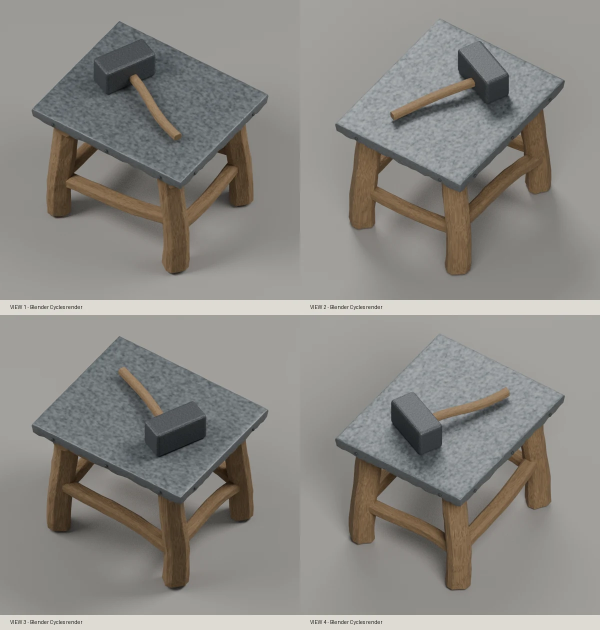
#> input picture art/source-to-3d/workbench-v4/workbench_v4_views.webp, 1200 x 1260 px (shown at 1/2 size)
$ python -i pack_condenser_v22_factorio.py   (imports and definitions only)
#> lines starting #> are read from the running program, lines starting #| are printed output that depends on the picture
"""Pack authentic four-way Cycles condenser V22C frames into Factorio 2.1 atlases.

32 frames sampled from the approved 96 frame / 12s Blender scene for each of
4 directions. Pack eight sequential frames per source file (4x2); keep <8192
pixel sheet dimensions. 512px HR and losslessly downsampled 256px standard
versions have equal world footprint. No generated machine image or AI painting.
"""
from __future__ import annotations
import argparse
import hashlib
import json
import math
from pathlib import Path
from PIL import Image, ImageDraw, ImageFont

ANGLES = (0, 90, 180, 270)
ANGLE_NAMES = {0:'north',90:'east_native',180:'south',270:'west_native'}
FRAMES = tuple(range(1,97,3))
CHUNK_FRAMES=8
COLS=4
ROWS=2
FULL_SIZE=512
STANDARD_SIZE=256
FPS=8/3
CYCLE_SECONDS=12.0
SCALE_HR=.2
SCALE_STANDARD=.4
FOLDER='graphics/entity/atmospheric-water-condenser-v22c'
APPROVED_V21_SHA='1ccd8093e5b153d80b7ac66cb77b364f05e7ee46a5f236efe189498b71dd052b'


# [74 lines left out: functions digest, atlas, open_real_frame, image_write, build_icon, proof_sheet, not called in this run]


def build(frame_root, out_root):
    frame_root=Path(frame_root).resolve()
    out_root=Path(out_root).resolve()
    receipt=frame_root/'native_frames_manifest.json'
    if not receipt.is_file():
        raise RuntimeError('Missing native Blender frame provenance receipt')
    source=json.loads(receipt.read_text())
    if (source.get('source_sha256')!=APPROVED_V21_SHA or
        source.get('source_hierarchy_and_stationary_ports')!='PASS' or
        source.get('artificial_or_generated_image_frames') is not False or
        source.get('resolution')!=[512,512] or
        source.get('sampled_frames_per_orientation')!=len(FRAMES) or
        set(source['directions'])!={str(a) for a in ANGLES}):
        raise RuntimeError('Native source SHA, hierarchy, orientation or frame count incompatible')
    if out_root.exists() and any(out_root.iterdir()):
        raise RuntimeError('Refusing nonempty graphics output: '+str(out_root))
    folder=out_root/FOLDER
    folder.mkdir(parents=True,exist_ok=True)
    atlas_files={}
    idles={};actives={}
    for angle in ANGLES:
        key=ANGLE_NAMES[angle]
        entries=source['directions'][str(angle)]
        if [x['frame'] for x in entries]!=list(FRAMES):
            raise RuntimeError('Not the correct ordered 32 native source frames: '+key)
        frames=[open_real_frame(frame_root,record) for record in entries]
        idles[angle],actives[angle]=frames[0],frames[2]
        outputs={}
        for res,size in (('hr',FULL_SIZE),('sd',STANDARD_SIZE)):
            chunks=[]
            for idx in range(len(FRAMES)//CHUNK_FRAMES):
                chunk=frames[idx*CHUNK_FRAMES:(idx+1)*CHUNK_FRAMES]
                name=f'active-{key}-{res}-{idx:02d}.png'
                chunks.append(image_write(atlas(chunk,size),folder/name))
            idle_img=atlas([frames[0]]*CHUNK_FRAMES,size)
            idle=image_write(idle_img,folder/f'idle-{key}-{res}.png')
            outputs[res]={'activity_slices':chunks,'idle_repeated_slice':idle}
        atlas_files[key]=outputs
    icon=image_write(build_icon(idles[0]),folder/'icon-64.png')
    proof_path=out_root/'Condenser_V22C_Four_Way_Integration_Proof.png'
    proof_digest=proof_sheet(idles,actives,proof_path)
    result={
        'schema':'tech-priests.condenser-v22c-factorio-atlases.v1',
        'asset':'tech-priests-atmospheric-water-condenser',
        'source_sha256':APPROVED_V21_SHA,
        'native_scene_sha256':source['native_scene_sha256'],
        'orientation_angles':list(ANGLES),
        'orientation_name_map':ANGLE_NAMES,
        'native_frames_provenance_sha256':digest(receipt),
        'full_native_scene_frames':96,
        'actual_factorio_animation_frames':len(FRAMES),
        'source_frame_sequence':list(FRAMES),
        'cycle_seconds':CYCLE_SECONDS,
        'factorio_animation_speed_frames_per_tick':len(FRAMES)/(CYCLE_SECONDS*60),
        'chunk_frame_count':CHUNK_FRAMES,
        'line_length':COLS,
        'lines_per_file':ROWS,
        'hero_world_ortho_scale':3.2,
        'hr_frame_px':FULL_SIZE,
        'sd_frame_px':STANDARD_SIZE,
        'hr_factorio_scale':SCALE_HR,
        'sd_factorio_scale':SCALE_STANDARD,
        'nominal_collision_footprint_tiles':[2,2],
        'native_output_flange_tile_point':[1,-.5],
        'native_output_flange_height':.36,
        'factorio_output_connection_local':[.5,.5],
        'factorio_output_direction':'east',
        'blender_to_factorio':{'north':'north','east':'west_native','south':'south','west':'east_native'},
        'format':'PNG_RGBA_lossless; authored with Blender Cycles frames, PIL only composes sheets and resizes SD',
        'original_source_meshes_changed':False,
        'generated_image_art_or_fabricated_pixels':False,
        'files':atlas_files,'icon':icon,
        'proof':{'file':proof_path.name,'sha256':proof_digest},
    }
    manifest=out_root/'condenser_v22c_factorio_atlas_manifest.json'
    manifest.write_text(json.dumps(result,indent=2)+'\n',encoding='utf8')
    print('CONDENSER_V22C_FACTORIO_ATLAS_PASS',sum(len(x['activity_slices'])+1 for d in atlas_files.values() for x in d.values())+1,flush=True)
    return result


# [6 lines left out: function main, not called in this run]

# [1 line not run here, left out]

>>> import cv2
>>> picture = cv2.imread('../workbench-v4/workbench_v4_views.webp', cv2.IMREAD_GRAYSCALE)
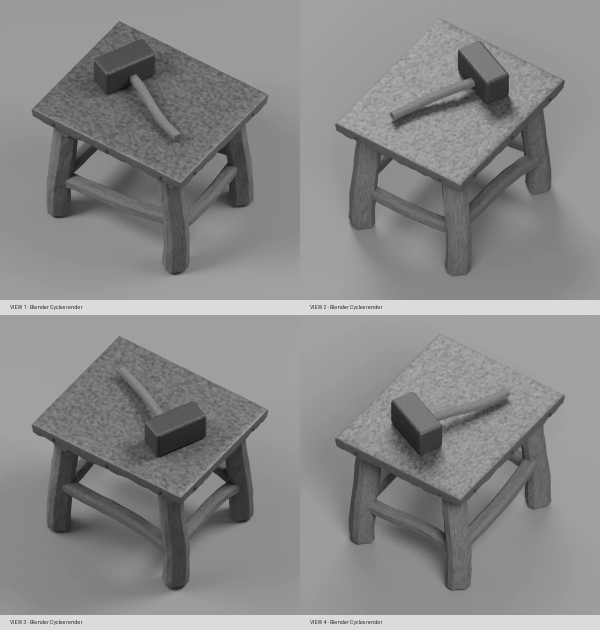
#> picture: shape (1260, 1200) (shown at 1/2 size); min 6, max 227, mean 137
>>> result = build(picture, 'out.png')
#> (the run stopped early here; a loop or call above may not have finished)
